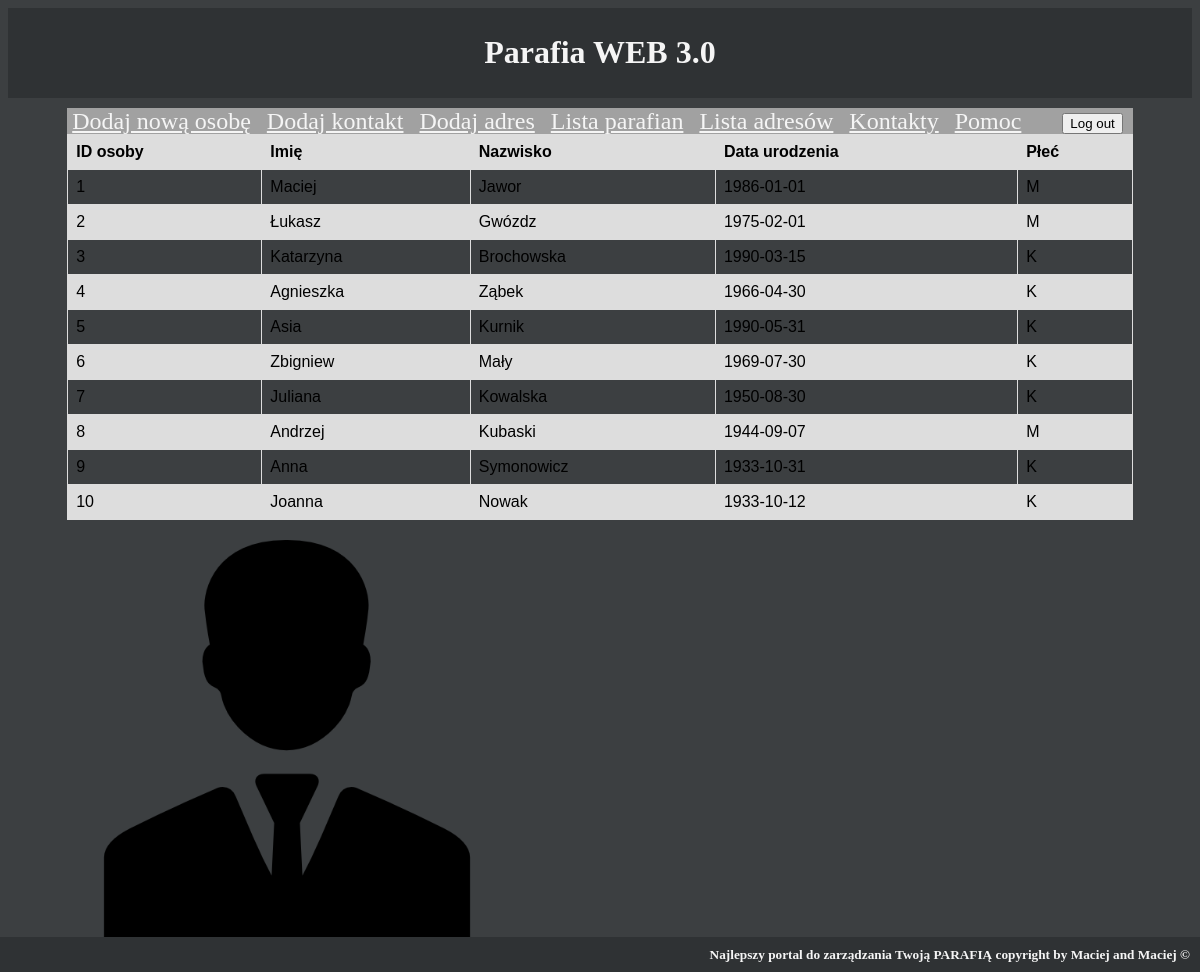
The page /index.php?view=persons (signed in) on the database its author committed.
### tables this page shows
CREATE TABLE osoba(
id_osoby INT UNSIGNED NOT NULL AUTO_INCREMENT PRIMARY KEY,
imie VARCHAR(40) NOT NULL,
nazwisko VARCHAR(50) NOT NULL,
data_urodzenia DATE,
plec VARCHAR(1) NOT NULL,
zdjecia blob,
opis text,
date_wprowadzenia TIMESTAMP
);

### php/dbengine.php (called while the page is built, shortened)
<?php
class ConnectionOptions {
    private $hostname;
    private $databasename;
    private $username;
    private $password;
    function __construct($hostname, $databasename, $username, $password, $port = "", $additionals = "")
    {
        $this->hostname = $hostname;
        $this->databasename = $databasename;
        $this->username = $username;
        $this->password = $password;
    }
    public function getHostname()
    {
        return $this->hostname;
    }
    public function getDatabasename()
    {
        return $this->databasename;
    }
    public function getUsername()
    {
        return $this->username;
    }
    public function getPassword()
    {
        return $this->password;
    }
}
class customDBEngine
{
    private $connection;
    private $connectionOptions;
    protected static $singleton = null;
    public static function getDatabase() {
       if (!isset(static::$singleton)) {
           static::$singleton = new static(DB_HOST, DB_NAME, DB_USER, DB_PASS);
           static::$singleton->connect();
        }
      return static::$singleton;
    }
    protected function __construct($hostname, $databasename, $username, $password, $port = "", $additionals = "")
    {
        $this->connectionOptions = new ConnectionOptions($hostname, $databasename, $username, $password, $port, $additionals);
    }
    public function query()
    {
        return new customQuery($this);
    }
    public function connect()
    {
        $this->connection = new PDO("mysql:host=".$this->connectionOptions->getHostname().";dbname=".$this->connectionOptions->getDatabasename(), $this->connectionOptions->getUsername(), $this->connectionOptions->getPassword());
        $this->connection->setAttribute(PDO::ATTR_ERRMODE, PDO::ERRMODE_EXCEPTION);
    }
    public function prepare($sql)
    {
        return $this->connection->prepare($sql);
    }
    public function isLogged()
    {
        if (isset($_SESSION['loggedUser'])){
            return $_SESSION['loggedUser'] <> '';
        }
    }
}
class customQuery implements queryInterface
{
    private $connection;
    private $stmt;
    public function __construct($connection)
    {
        $this->connection = $connection;
    }
    public function open($sql, $values = array(""))
    {
        $this->stmt = $this->connection->prepare($sql);
        $this->stmt->execute($values);
        return $this;
    }
    public function getResult() {
        return $this->stmt->fetchAll(PDO::FETCH_ASSOC);
    }
}

### view/persons.php (the view, shortened to what this page needs)
<?php
include_once($_SERVER['DOCUMENT_ROOT'].'/php/dbengine.php');
?>
<?php
if (DBEngine::getDatabase()->isLogged()) {
    ?>
<div class="mainContainer">
        <table>
                <th>ID osoby</th>
                <th>Imię</th>
                <th>Nazwisko</th>
                <th>Data urodzenia</th>
                <th>Płeć</th>
<?php
  foreach (DBEngine::getDatabase()->query()->open("SELECT * FROM OSOBA")->getResult() as $k=>$row ) {
           echo
           '<tr>'.
               '<td>'.$row['id_osoby'].'</td>'.
               '<td>'.$row['imie'].'</td>'.
               '<td>'.$row['nazwisko'].'</td>'.
               '<td>'.$row['data_urodzenia'].'</td>'.
               '<td>'.$row['plec'].'</td>'.
           '</tr>';
  }
?>
            </table>
    <div id="img">
        <img src="img/businessman.png" width="400px" height="400px">
    </div>
    <div>
    </div>
</div>
<?php
} else {
    header('Location: ../index.php');
}?>

### index.php (shortened to what this page needs)
<?php
require_once ('php/dbengine.php');
?>
<!DOCTYPE html>
<html lang="pl">
<head>
    <link rel="stylesheet" href="css/style.css" type="text/css" />
</head>
<body>
<header>
    <h1>Parafia WEB 3.0</h1>
</header>
<div id="container">
        <div id="menu">
        <?php
          include_once('view/menu.php');
        ?>
        </div>
        <?php
          if (isset($_GET['view']))
            include_once('view/' . $_GET['view'] . '.php');
        ?>
    <footer>
        <h5>Najlepszy portal do zarządzania Twoją PARAFIĄ copyright by Maciej and Maciej &copy;</h5>
    </footer>
</div>
</body>
</html>

### view/menu.php (shortened to what this page needs)
<?php
include_once($_SERVER['DOCUMENT_ROOT']."/php/dbengine.php");
if (DBEngine::getDatabase()->isLogged()) {
    ?>
    <div class="menuContainer">
        <a href="index.php?view=add_person" title="Dodaj nową osobę">Dodaj nową osobę</a>
        <a href="index.php?view=add_contact" title="Dodaj nowy kontakt">Dodaj kontakt</a>
        <a href="index.php?view=add_address" title="Dodaj nowy adres">Dodaj adres</a>
        <a href="index.php?view=persons" title="Lista parafian">Lista parafian</a>
        <a href="index.php?view=addresses" title="Lista adresów">Lista adresów</a>
        <a href="index.php?view=contacts" title="Lista kontaktów">Kontakty</a>
        <a href="index.php?view=help" title="Strona pomocy">Pomoc</a>
        <button class="logoutButton" onclick="logOut('php/logout.php')">Log out</button>
    </div>
    <?php
}
    ?>

### css/style.css (style rules this page uses)
body { background: #3c3f41; }
header { background: #2f3234; color: whitesmoke; text-align: center; padding: 5px; }
#container { margin-left: auto; margin-right: auto; }
#img { float: left; width: auto; height: auto; padding: 20px; }
.menuContainer { background: #a1a1a1; font-size: x-large; color: #2f3234; position: relative; width: 90%; margin-top: 10px; margin-left: auto; margin-right: auto; z-index: 1; text-align: left; }
.mainContainer { background: #3c3f41; position: relative; width: 90%; margin-top: 0px; margin-left: auto; margin-right: auto; z-index: 1; }
.logoutButton { position: absolute; right: 10px; top: 20%; }
table { border-collapse: collapse; }
a:link { color: whitesmoke; padding-left: 5px; padding-right: 5px; }
footer { clear: both; background: #2f3234; color: whitesmoke; position: fixed; bottom: 0; left: 0; width: 100%; height: 35px; z-index: 10; }
footer h5 { margin: 10px 10px; text-align: right; }

### view/persons.php (style rules this page uses)
table { font-family: arial, sans-serif; border-collapse: collapse; width: 100%; }
td, th { border: 1px solid #dddddd; text-align: left; padding: 8px; }
tr:nth-child(even) { background-color: #dddddd; }

### rows shown on the page
osoba: id_osoby "1", imie "Maciej", nazwisko "Jawor", data_urodzenia "1986-01-01", plec "M"
osoba: id_osoby "2", imie "Łukasz", nazwisko "Gwózdz", data_urodzenia "1975-02-01", plec "M"
osoba: id_osoby "3", imie "Katarzyna", nazwisko "Brochowska", data_urodzenia "1990-03-15", plec "K"
osoba: id_osoby "4", imie "Agnieszka", nazwisko "Ząbek", data_urodzenia "1966-04-30", plec "K"
osoba: id_osoby "5", imie "Asia", nazwisko "Kurnik", data_urodzenia "1990-05-31", plec "K"
osoba: id_osoby "6", imie "Zbigniew", nazwisko "Mały", data_urodzenia "1969-07-30", plec "K"
osoba: id_osoby "7", imie "Juliana", nazwisko "Kowalska", data_urodzenia "1950-08-30", plec "K"
osoba: id_osoby "8", imie "Andrzej", nazwisko "Kubaski", data_urodzenia "1944-09-07", plec "M"
osoba: id_osoby "9", imie "Anna", nazwisko "Symonowicz", data_urodzenia "1933-10-31", plec "K"
osoba: id_osoby "10", imie "Joanna", nazwisko "Nowak", data_urodzenia "1933-10-12", plec "K"
